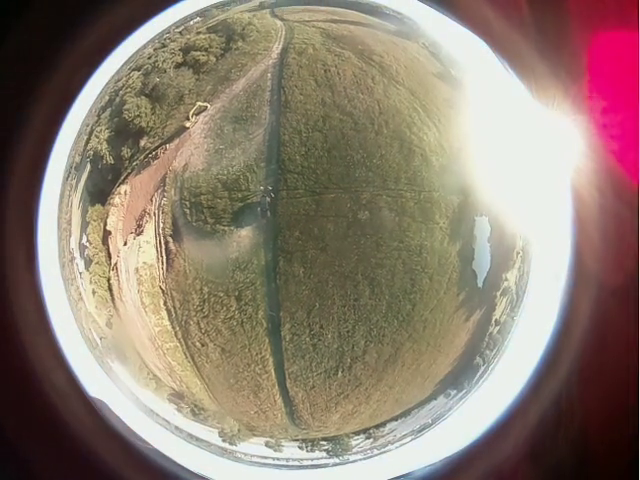
#> input picture dataOutput/firstImage8.png, 640 x 480 px
$ python cvTest2.py
#> lines starting #> are read from the running program, lines starting #| are printed output that depends on the picture
import cv2
import numpy as np

# M = np.array([2.939, -0.6294, -224.8,
#               0.7125, 1.505, -322.5,
#               0.003311, -0.004268, 1.239])
M = np.matrix([[2.939, -0.6294, -224.8],
              [0.7125, 1.505, -322.5],
              [0.003311, -0.004268, 1.239]])
img = cv2.imread("dataOutput/firstImage8.png")
#> img is the input picture: shape (480, 640, 3); mean B, G, R 113.9, 126.6, 142.1
#cv2.warpAffine(img, img, M, img.size())
img = cv2.warpPerspective(img, M, img.shape[:2])
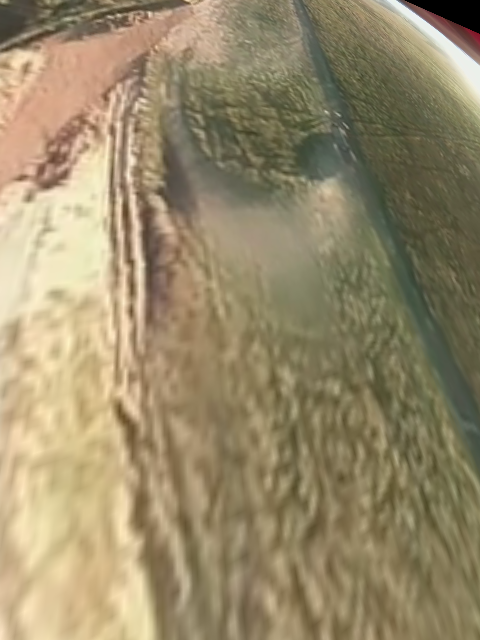
#> img: shape (640, 480, 3); mean B, G, R 107.2, 138.6, 152.3
cv2.imshow('', img)

img = cv2.imread("dataOutput/scaled46.png")
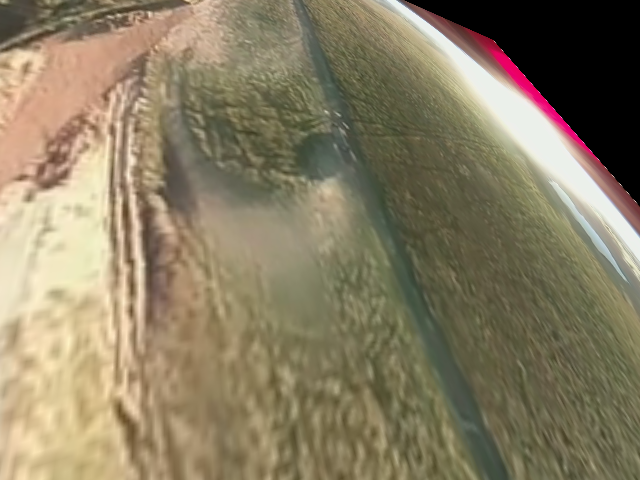
#> input picture dataOutput/scaled46.png, 640 x 480 px
#> img is the input picture: shape (480, 640, 3); mean B, G, R 99.3, 125.4, 136.6
#> (the run stopped early here; a loop or call above may not have finished)
